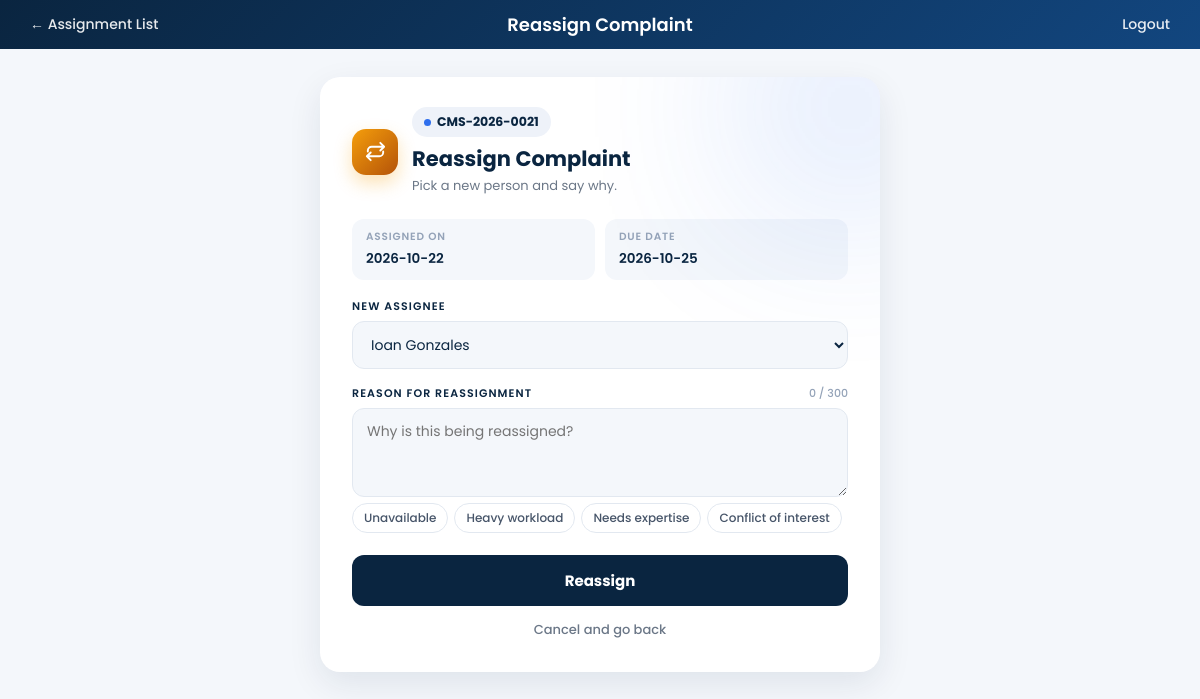
The app's page /reassign_form.php?assignment_id=7 (signed in) with its own data.
### tables this page shows
CREATE TABLE `assignments` (
  `assignment_id` int(11) NOT NULL,
  `complaint_id` int(11) NOT NULL,
  `assigned_to` int(11) NOT NULL,
  `assigned_by` int(11) DEFAULT NULL,
  `department_id` int(11) DEFAULT NULL,
  `assignment_date` date NOT NULL,
  `due_date` date NOT NULL,
  `instructions` text DEFAULT NULL,
  `status` enum('active','reassigned','completed') DEFAULT 'active',
  `created_at` timestamp NOT NULL DEFAULT current_timestamp()
);

CREATE TABLE `complaints` (
  `complaint_id` int(11) NOT NULL,
  `complaint_number` varchar(30) NOT NULL,
  `complainant_id` int(11) NOT NULL,
  `category_id` int(11) NOT NULL,
  `subject` varchar(200) NOT NULL,
  `description` text NOT NULL,
  `date_filed` date NOT NULL,
  `location` varchar(150) DEFAULT NULL,
  `priority` enum('low','medium','high') DEFAULT 'medium',
  `status` enum('Submitted','For Assignment','Assigned','Under Investigation','Action Required','For Resolution','Resolved','Closed') DEFAULT 'Submitted',
  `created_at` timestamp NOT NULL DEFAULT current_timestamp()
);

### reassign_form.php (the view, shortened to what this page needs)
<?php
$conn = new mysqli("localhost", "root", "", "complaint_management_db");
$assignment_id = $_GET['assignment_id'];
$stmt = $conn->prepare("SELECT a.*, c.complaint_number FROM assignments a JOIN complaints c ON a.complaint_id = c.complaint_id WHERE a.assignment_id = ?");
$stmt->bind_param("i", $assignment_id);
$stmt->execute();
$assignment = $stmt->get_result()->fetch_assoc();
$personnel = $conn->query("SELECT user_id, full_name FROM users WHERE status = 'active' ORDER BY full_name");
?>
<!DOCTYPE html>
<html>
<head>
    <link rel="stylesheet" href="assets/style.css">
</head>
<body>
    <div class="topbar" id="topbar">
        <a class="back-link" href="assignment_list.php">&larr; Assignment List</a>
        <h2>Reassign Complaint</h2>
        <a class="logout" href="logout.php">Logout</a>
    </div>
    <div class="page-wrap">
        <div class="form-card">
            <div class="card-head">
                <div class="card-icon warm"><svg viewBox="0 0 24 24"><path d="M17 3l4 4-4 4M21 7H8a4 4 0 0 0-4 4v1M7 21l-4-4 4-4M3 17h13a4 4 0 0 0 4-4v-1"/></svg></div>
                <div>
                    <span class="tag"><?php echo htmlspecialchars($assignment['complaint_number']); ?></span>
                    <h1>Reassign Complaint</h1>
                    <p>Pick a new person and say why.</p>
                </div>
            </div>
            <div class="info">
                <div><small>Assigned on</small><span><?php echo htmlspecialchars($assignment['assignment_date']); ?></span></div>
                <div><small>Due date</small><span><?php echo htmlspecialchars($assignment['due_date']); ?></span></div>
            </div>
            <form action="save_reassignment.php" method="POST" id="reassignForm" novalidate>
                <div class="field" style="animation-delay:.2s">
                    <label>New Assignee</label>
                    <select name="new_assignee" required>
                        <?php while ($p = $personnel->fetch_assoc()): ?>
                            <option value="<?php echo $p['user_id']; ?>"><?php echo htmlspecialchars($p['full_name']); ?><?php if ($p['user_id'] == $assignment['assigned_to']) echo ' (current)'; ?></option>
                        <?php endwhile; ?>
                    </select>
                </div>
                <div class="field" style="animation-delay:.27s">
                    <label>Reason for Reassignment <small id="count">0 / 300</small></label>
                    <textarea name="reason" id="reason" rows="3" maxlength="300" required placeholder="Why is this being reassigned?"></textarea>
                    <div class="chips-row">
                        <button type="button" class="rchip" data-text="Current assignee is unavailable.">Unavailable</button>
                        <button type="button" class="rchip" data-text="Workload is too heavy for the current assignee.">Heavy workload</button>
                        <button type="button" class="rchip" data-text="Needs a different department's expertise.">Needs expertise</button>
                        <button type="button" class="rchip" data-text="Conflict of interest.">Conflict of interest</button>
                    </div>
                </div>
                <button type="submit" class="submit" id="submitBtn" style="animation-delay:.4s"><span class="spin"></span><span id="btnText">Reassign</span></button>
            </form>
            <div class="back-note"><a href="assignment_list.php">Cancel and go back</a></div>
        </div>
    </div>
</body>
</html>

### assets/style.css (style rules this page uses)
* { box-sizing: border-box; }
html, body { margin: 0 !important; padding: 0 !important; width: 100% !important; min-height: 100vh !important; overflow-x: hidden !important; background: #f4f7fb !important; }
body { font-family: 'Poppins', sans-serif; color: #1e293b; }
h1, h2, h3 { color: #0f3d5c; font-weight: 600; }
h1 { font-size: 26px; }
h2 { font-size: 22px; margin-top: 30px; }
body > *:not(script):not(#pageContent):not(#loadingOverlay):not(#splashOverlay):not(#loadingLogo):not(.topbar):not(.main-content):not(body.reg-page > *):not(body.track-page > *) { max-width: 1100px; margin-left: auto; margin-right: auto; padding-left: 20px; padding-right: 20px; }
a { color: #0f766e; text-decoration: none; font-weight: 500; }
form { background: #ffffff; padding: 24px; border-radius: 8px; box-shadow: 0 1px 4px rgba(0, 0, 0, 0.08); max-width: 550px; margin: 16px auto 0; }
label { display: block; margin-top: 14px; margin-bottom: 4px; font-weight: 500; font-size: 14px; color: #334155; }
input, select, textarea { width: 100%; padding: 9px 12px; border: 1px solid #cbd5e1; border-radius: 6px; font-size: 14px; font-family: 'Poppins', sans-serif; background: #f8fafc; }
button, input[type="submit"] { margin-top: 18px; padding: 10px 22px; background: #0f766e; color: #ffffff; border: none; border-radius: 6px; font-weight: 600; font-size: 14px; cursor: pointer; transition: background 0.2s; }
p { line-height: 1.6; }

### records on screen
assignments: complaint.complaint_number "CMS-2026-0021", assignment_date "2026-10-22", due_date "2026-10-25"

### other values on screen
form field new_assignee "Ioan Gonzales"
